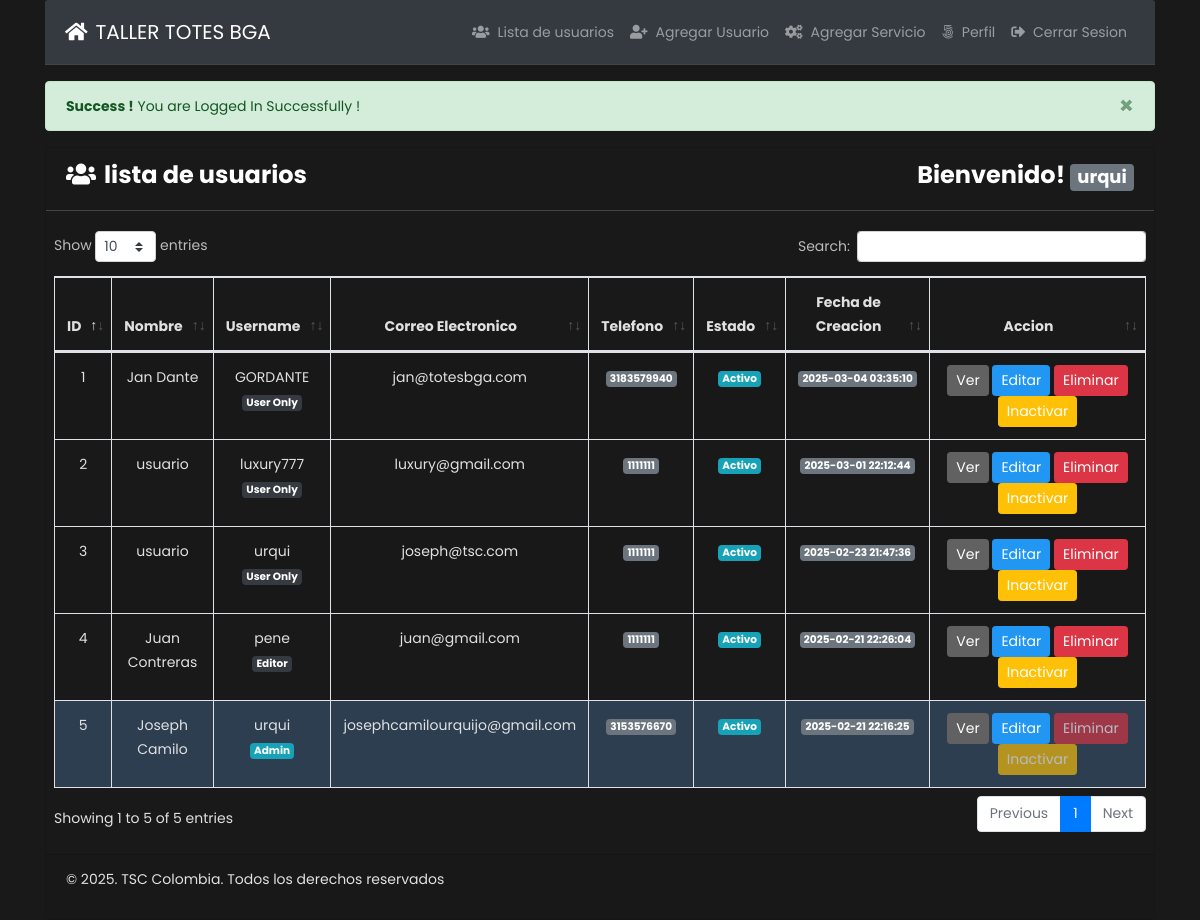
Page /index.php (signed in) on the committed database.
### tables this page shows
CREATE TABLE `tbl_users` (
  `id` int(11) NOT NULL,
  `name` varchar(255) DEFAULT NULL,
  `username` varchar(255) DEFAULT NULL,
  `email` varchar(255) DEFAULT NULL,
  `password` varchar(255) DEFAULT NULL,
  `mobile` varchar(25) DEFAULT NULL,
  `roleid` tinyint(4) DEFAULT NULL,
  `isActive` tinyint(4) DEFAULT 0,
  `created_at` timestamp NOT NULL DEFAULT current_timestamp(),
  `updated_at` timestamp NOT NULL DEFAULT current_timestamp()
);

### lib/Session.php (called while the page is built, shortened)
<?php
class Session{
  public static function get($key){
    if (isset($_SESSION[$key])) {
      return $_SESSION[$key];
    }else{
      return false;
    }
  }
}

### classes/Users.php (called while the page is built, shortened)
<?php
include 'lib/Database.php';
include_once 'lib/Session.php';
class Users{
  private $db;
  public function __construct(){
    $this->db = new Database();
  }
   public function formatDate($date){
      $strtime = strtotime($date);
    return date('Y-m-d H:i:s', $strtime);
   }
  public function selectAllUserData(){
    $sql = "SELECT * FROM tbl_users ORDER BY id DESC";
    $stmt = $this->db->pdo->prepare($sql);
    $stmt->execute();
    return $stmt->fetchAll(PDO::FETCH_OBJ);
  }
}

### lib/Database.php (called while the page is built, shortened)
<?php
class  Database{
  public $pdo;
  public function __construct(){
    if (!isset($this->pdo)) {
      try {
        $link = new PDO('mysql:host='.DB_HOST.'; dbname='.DB_NAME, DB_USER, DB_PASS);
        $link->setAttribute(PDO::ATTR_ERRMODE, PDO::ERRMODE_EXCEPTION);
        $link->exec("SET CHARACTER SET utf8");
        $this->pdo  =  $link;
      } catch (PDOException $e) {
        die("Connection error...".$e->getMessage());
      }
    }
  }
}

### index.php (the view, shortened to what this page needs)
<?php
include 'inc/header.php';
$logMsg = Session::get('logMsg');
if (isset($logMsg)) {
  echo $logMsg;
}
?>
<div class="card ">
  <div class="card-header">
    <h3 style="color: white; font-weight: bold;">
      <i class="fas fa-users mr-2"></i>lista de usuarios
      <span class="float-right">Bienvenido!
        <strong>
          <span class="badge badge-lg badge-secondary text-white">
            <?php
            $username = Session::get('username');
            if (isset($username)) {
              echo $username;
            }
            ?>
          </span>
        </strong>
      </span>
    </h3>
  </div>
  <div class="card-body pr-2 pl-2">
    <?php if (Session::get("roleid") == '3') { ?>
      <script type="text/javascript">
        window.location.href = "userindex.php";  // Redirige a index.html
    </script>
    <?php } else { ?>
        <table id="example" class="table table-striped table-bordered" style="width:100%">
            <style>
                .btn-ver {
                    background-color: #616161; /* Gris */
                    border-color: #616161;
                    color: white;
                }
                .btn-ver:hover {
                    background-color: #4b4b4b;
                    border-color: #4b4b4b;
                }
                .btn-editar {
                    background-color: #2196F3;
                    border-color: #2196F3;
                    color: white;
                }
                .btn-editar:hover {
                    background-color: #0056b3;
                    border-color: #004085;
                }
                .btn-eliminar {
                    background-color: #dc3545;
                    border-color: #dc3545;
                    color: white;
                }
                .btn-eliminar:hover {
                    background-color: #c82333;
                    border-color: #bd2130;
                }
                .btn-desactivar {
                    background-color: #ffc107;
                    border-color: #ffc107;
                    color: white;
                }
                .btn-desactivar:hover {
                    background-color: #e0a800;
                    border-color: #d39e00;
                }
            </style>
            <thead>
                <tr>
                    <th class="text-center">ID</th>
                    <th class="text-center">Nombre</th>
                    <th class="text-center">Username</th>
                    <th class="text-center">Correo Electronico</th>
                    <th class="text-center">Telefono</th>
                    <th class="text-center">Estado</th>
                    <th class="text-center">Fecha de Creacion</th>
                    <th width='25%' class="text-center">Accion</th>
                </tr>
            </thead>
            <tbody>
                <?php
                $allUser = $users->selectAllUserData();
                if ($allUser) {
                    $i = 0;
                    foreach ($allUser as $value) {
                        $i++;
                ?>
                <tr class="text-center" <?php if (Session::get("id") == $value->id) echo "style='background:#2c3e50'"; ?>>
                    <td><?php echo $i; ?></td>
                    <td><?php echo $value->name; ?></td>
                    <td><?php echo $value->username; ?> <br>
                        <?php if ($value->roleid == '1') {
                            echo "<span class='badge badge-lg badge-info text-white'>Admin</span>";
                        } elseif ($value->roleid == '2') {
                            echo "<span class='badge badge-lg badge-dark text-white'>Editor</span>";
                        } elseif ($value->roleid == '3') {
                            echo "<span class='badge badge-lg badge-dark text-white'>User Only</span>";
                        } ?>
                    </td>
                    <td><?php echo $value->email; ?></td>
                    <td><span class="badge badge-lg badge-secondary text-white"><?php echo $value->mobile; ?></span></td>
                    <td>
                        <?php if ($value->isActive == '0') { ?>
                            <span class="badge badge-lg badge-info text-white">Activo</span>
                        <?php } else { ?>
                            <span class="badge badge-lg badge-danger text-white">Inactivo</span>
                        <?php } ?>
                    </td>
                    <td><span class="badge badge-lg badge-secondary text-white"><?php echo $users->formatDate($value->created_at); ?></span></td>
                    <td>
                        <?php if (Session::get("roleid") == '1') { ?>
                            <a class="btn btn-ver btn-sm" href="profile.php?id=<?php echo $value->id; ?>">Ver</a>
                            <a class="btn btn-editar btn-sm" href="profile.php?id=<?php echo $value->id; ?>">Editar</a>
                            <a onclick="return confirm('¿Estás seguro de eliminar?')" class="btn btn-eliminar btn-sm <?php if (Session::get("id") == $value->id) echo 'disabled'; ?>" href="?remove=<?php echo $value->id; ?>">Eliminar</a>
                            <?php if ($value->isActive == '0') { ?>
                                <a onclick="return confirm('¿Estás seguro de desactivarlo?')" class="btn btn-desactivar btn-sm <?php if (Session::get("id") == $value->id) echo 'disabled'; ?>" href="?deactive=<?php echo $value->id; ?>">Inactivar</a>
                            <?php } elseif ($value->isActive == '1') { ?>
                                <a onclick="return confirm('¿Estás seguro de activarlo?')" class="btn btn-desactivar btn-sm <?php if (Session::get("id") == $value->id) echo 'disabled'; ?>" href="?active=<?php echo $value->id; ?>">Activar</a>
                            <?php } ?>
                        <?php } ?>
                    </td>
                </tr>
                <?php }} else { ?>
                <tr class="text-center">
                    <td colspan="8">Usuario no disponible</td>
                </tr>
                <?php } ?>
            </tbody>
        </table>
    <?php } ?>
</div>
  <?php
  include 'inc/footer.php';
  ?>

### inc/header.php (shortened to what this page needs)
<?php
$filepath = realpath(dirname(__FILE__));
include_once $filepath."/../lib/Session.php";
$users = new Users();
?>
<!DOCTYPE html>
<html lang="en" dir="ltr">
  <head>
    <link rel="stylesheet" href="assets/bootstrap.min.css">
    <link href="https://use.fontawesome.com/releases/v5.0.4/css/all.css" rel="stylesheet">
    <link rel="stylesheet" href="assets/dataTables.bootstrap4.min.css">
    <link rel="stylesheet" href="assets/style.css">
  </head>
  <body>
    <div class="container">
      <nav class="navbar navbar-expand-md navbar-dark bg-dark card-header">
        <a class="navbar-brand" href="index.php"><i class="fas fa-home mr-2"></i>TALLER TOTES BGA</a>
        <div class="collapse navbar-collapse" id="navbarsExampleDefault">
          <ul class="navbar-nav ml-auto">
          <?php if (Session::get('id') == TRUE) { ?>
            <?php if (Session::get('roleid') == '1') { ?>
              <li class="nav-item">
                  <a class="nav-link" href="index.php"><i class="fas fa-users mr-2"></i>Lista de usuarios </span></a>
              </li>
              <li class="nav-item
              <?php
                          $path = $_SERVER['SCRIPT_FILENAME'];
                          $current = basename($path, '.php');
                          if ($current == 'addUser') {
                            echo " active ";
                          }
                         ?>">
                <a class="nav-link" href="addUser.php"><i class="fas fa-user-plus mr-2"></i>Agregar Usuario </span></a>
              </li>
              <li class="nav-item
<?php
  $path = $_SERVER['SCRIPT_FILENAME'];
  $current = basename($path, '.php');
  if ($current == 'addService') {
    echo " active ";
  }
?>">
  <a class="nav-link" href="addService.php"><i class="fas fa-cogs mr-2"></i>Agregar Servicio</a>
</li>
            <?php  } ?>
            <li class="nav-item
            <?php
      				$path = $_SERVER['SCRIPT_FILENAME'];
      				$current = basename($path, '.php');
      				if ($current == 'profile') {
      					echo "active ";
      				}
      			 ?>
            ">
              <a class="nav-link" href="profile.php?id=<?php echo Session::get("id"); ?>"><i class="fab fa-500px mr-2"></i>Perfil <span class="sr-only">(current)</span></a>
            </li>
            <li class="nav-item">
              <a class="nav-link" href="?action=logout"><i class="fas fa-sign-out-alt mr-2"></i>Cerrar Sesion</a>
            </li>
          <?php } ?>
          </ul>
        </div>
      </nav>

### inc/footer.php (shortened to what this page needs)
<div class="well card-footer">
  <p>© 2025. TSC Colombia. Todos los derechos reservados
  </p>
</div>
  </body>
</html>

### assets/style.css (style rules this page uses)
body { line-height: 24px; font-size: 14px; font-style: normal; font-weight: normal; visibility: visible; font-family: 'Poppins', sans-serif; color: #222; }
h1, h2, h3, h4, h5, h6 { color: #222; font-family: 'Poppins', sans-serif; font-weight: 400; margin-top: 0; }
h3 { font-size: 24px; line-height: 30px; }

### inc/header.php (style rules this page uses)
body { background-color: #191919; color: #e0e0e0; font-family: 'Poppins', sans-serif; }
.card { background-color: #191919; color: #e0e0e0; }
.card-header { background-color: #191919; border-bottom: 1px solid #444; }
.card-body { background-color: #191919; }

### index.php (style rules this page uses)
.btn-ver { background-color: #616161; border-color: #616161; color: white; }
.btn-editar { background-color: #2196F3; border-color: #2196F3; color: white; }
.btn-eliminar { background-color: #dc3545; border-color: #dc3545; color: white; }
.btn-desactivar { background-color: #ffc107; border-color: #ffc107; color: white; }

### rows in the picture
tbl_users: name "Jan Dante", username "GORDANTE", shows "User Only", email "jan@totesbga.com", mobile "3183579940", isActive "Activo", created_at "2025-03-04 03:35:10"
tbl_users: name "usuario", username "luxury777", shows "User Only", email "luxury@gmail.com", mobile "1111111", isActive "Activo", created_at "2025-03-01 22:12:44"
tbl_users: name "usuario", username "urqui", shows "User Only", email "joseph@tsc.com", mobile "1111111", isActive "Activo", created_at "2025-02-23 21:47:36"
tbl_users: name "Juan Contreras", username "pene", shows "Editor", email "juan@gmail.com", mobile "1111111", isActive "Activo", created_at "2025-02-21 22:26:04"
tbl_users: name "Joseph Camilo", username "urqui", shows "Admin", email "josephcamilourquijo@gmail.com", mobile "3153576670", isActive "Activo", created_at "2025-02-21 22:16:25"

### other values in the picture
$logMsg "× Success ! You are Logged In Successfully !"
$username "urqui"
